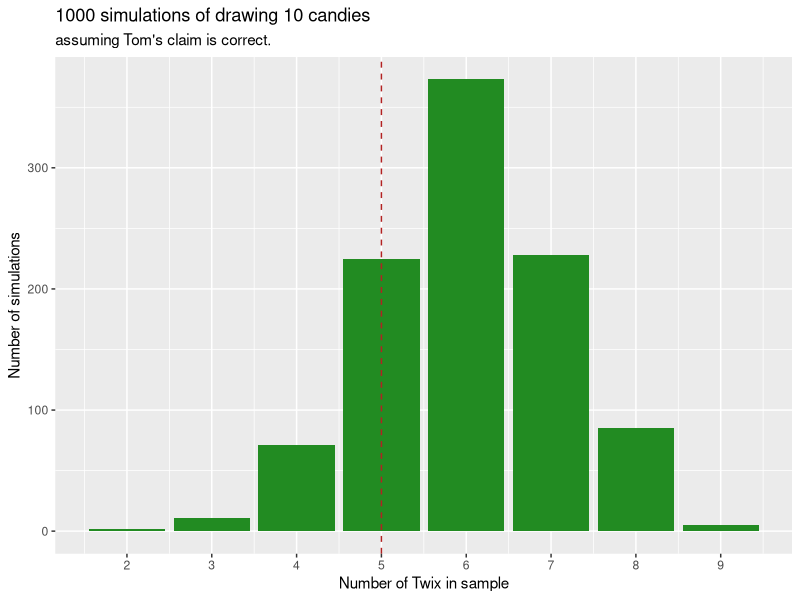

Write the R code that produced this figure.
library(tidyverse)

Candy_Tom <- c(rep("Twix", 12), rep("Reese's", 8))
Candy_Jessy <- c(rep("Twix", 6), rep("Reese's", 14))

### --- change these as needed
sims <- 1000
samp_size <- 10
correct_person <- "Tom"
correct_person_dist <- Candy_Tom
### ---

sample_df <- data.frame(matrix(ncol = samp_size, nrow = 0))
colnames(sample_df) <- c(1:samp_size)


set.seed(42)
for(i in 1:sims) {
  candy_sample <- sample(correct_person_dist, samp_size, replace = F)
  sample_df[i,] <- t(candy_sample)
}

sample_df <- sample_df %>% mutate(Twix_count = rowSums(. == "Twix"))


sample_df %>% ggplot(aes(x = Twix_count)) +
  geom_bar(fill = "forestgreen") + 
  geom_vline(aes(xintercept = 5), linetype = "dashed", color = "firebrick") +
  scale_x_continuous(breaks = c(1:10),labels = c(1:10)) +
  labs(title =  paste(sims, "simulations of drawing", samp_size, "candies"),
       subtitle = paste("assuming ", correct_person, "'s claim is correct.", sep = ""),
       x = "Number of Twix in sample",
       y = "Number of simulations")

table(sample_df$Twix_count)
